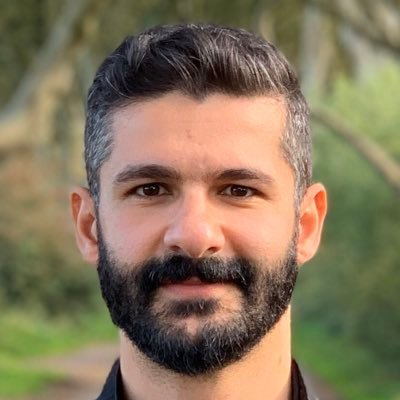
#> input picture sample_photo.jpg, 400 x 400 px
$ python photowithcode.py sample_photo.jpg
#> lines starting #> are read from the running program, lines starting #| are printed output that depends on the picture
import getopt, sys
from typing import List, Tuple
import cv2

def is_rgb(im1: cv2.Mat, im2: cv2.Mat) -> cv2.Mat:
    return im1.shape[2] == 3 and im2.shape[2] == 3

def dim_bg(im: cv2.Mat) -> cv2.Mat:
    im[..., 0] = im[..., 0] - im[..., 0].min()
    im[..., 1] = im[..., 1] - im[..., 1].min()
    im[..., 2] = im[..., 2] - im[..., 2].min()
    return im

def mirror(im: cv2.Mat) -> cv2.Mat:
    im = cv2.flip(im, 1)
    return im

def downscale_large_image(im1: cv2.Mat, im2: cv2.Mat) -> Tuple[cv2.Mat, cv2.Mat]:
    if im1.shape[0] > im2.shape[0]:
        return downscale_large_image(im2, im1)
    dim = (im1.shape[1], im1.shape[0])
    im2 = cv2.resize(im2, dim, interpolation = cv2.INTER_AREA)
    return (im1, im2)

def photowithcode(photo_path: str, code_path: str, should_dim_bg: bool, should_mirror: bool) -> None:
    photo = cv2.imread(photo_path, cv2.IMREAD_COLOR)
    if photo is None:
        print(f'error: couldn\'t read {photo_path}')
        return
    code = cv2.imread(code_path, cv2.IMREAD_COLOR)
    if code is None:
        print(f'error: couldn\'t read {code_path}')
        return

    if is_rgb(photo, code):
        if should_dim_bg:
            print('dimming the background...')
            code = dim_bg(code)

        if should_mirror:
            print('mirroring code...')
            code = mirror(code)
        print('downscaling the larger image...')
        im1, im2 = downscale_large_image(photo, code)

        print('composing the image...')
        out = cv2.add(im1, im2)

        print('saving the output...')
        cv2.imwrite('photowithcode.png', out)
    else:
        print('error: both images should be rgb')

if __name__ == '__main__':
    # set default values
    photo_path = 'sample_photo.jpg'
    code_path = 'sample_code.png'
    should_dim_bg = False
    should_mirror = False

    # read arguments to override
    argument_list: List[str] = sys.argv[1:]
    options = 'p:c:d:m:'
    long_options = ['Photo=', 'Code=', 'Dim=', 'Mirror=']

    try:
        arguments: List[Tuple[str, str]]
        values: List[str]
        arguments, values = getopt.getopt(argument_list, options, long_options)
        for arg, val in arguments:
            if arg in ('-p', '--Photo'):
                photo_path = val
            elif arg in ('-c', '--Code'):
                code_path = val
            elif arg in ('-d', '--Dim'):
                should_dim_bg = bool(int(val))
            elif arg in ('-m', '--Mirror'):
                should_mirror = bool(int(val))

    except getopt.error as err:
        # output error, and return with an error code
        print (str(err))

    print('running the script with following parameters:')
    print(f'   photo_path={photo_path}')
    print(f'   code_path={code_path}')
    print(f'   should_dim_bg={should_dim_bg}')
    print(f'   should_mirror={should_mirror}')
    print('starting processing...')
    photowithcode(photo_path, code_path, should_dim_bg, should_mirror)
#> in photowithcode, photo is the input picture: shape (400, 400, 3); mean B, G, R 91.3, 117.6, 133.1
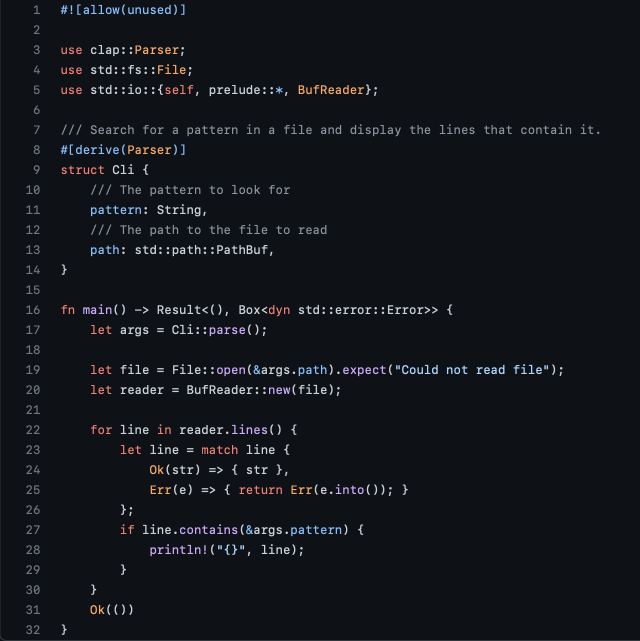
#> input picture sample_code.png, 1280 x 1282 px (shown at 1/2 size)
#> in photowithcode, code is the input picture: shape (1282, 1280, 3); mean B, G, R 26.9, 21.7, 18.9
#> in downscale_large_image, `im2 = cv2.resize(im2, dim, interpolation = cv2.INTER_AREA)`:
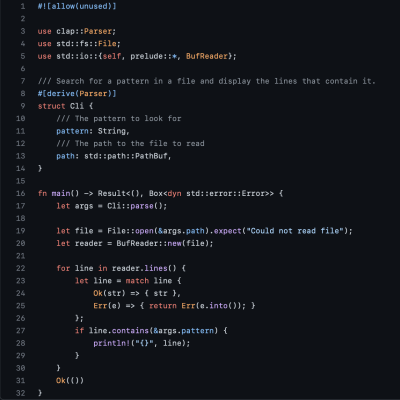
#> im2: shape (400, 400, 3); mean of channels 0, 1, 2 26.9, 21.7, 18.9; drawn as B, G, R
#> in photowithcode, `out = cv2.add(im1, im2)`:
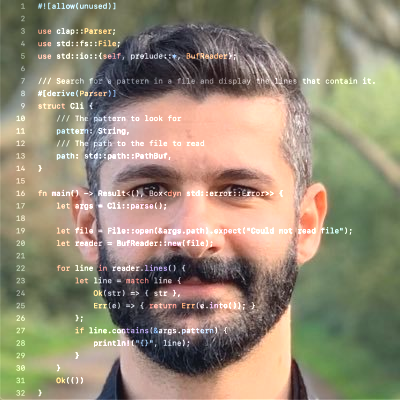
#> out: shape (400, 400, 3); mean B, G, R 117.9, 138.9, 149.9
